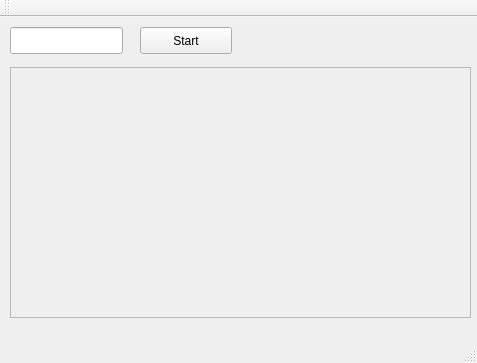
<?xml version="1.0" encoding="UTF-8"?>
<ui version="4.0">
 <class>MainWindow</class>
 <widget class="QMainWindow" name="MainWindow">
  <property name="geometry">
   <rect>
    <x>0</x>
    <y>0</y>
    <width>477</width>
    <height>363</height>
   </rect>
  </property>
  <property name="windowTitle">
   <string>MainWindow</string>
  </property>
  <widget class="QWidget" name="centralWidget">
   <widget class="MyLineEdit" name="lineEdit">
    <property name="geometry">
     <rect>
      <x>10</x>
      <y>10</y>
      <width>113</width>
      <height>27</height>
     </rect>
    </property>
   </widget>
   <widget class="MyFrame" name="frame">
    <property name="geometry">
     <rect>
      <x>10</x>
      <y>50</y>
      <width>461</width>
      <height>251</height>
     </rect>
    </property>
    <property name="frameShape">
     <enum>QFrame::StyledPanel</enum>
    </property>
    <property name="frameShadow">
     <enum>QFrame::Raised</enum>
    </property>
   </widget>
   <widget class="QPushButton" name="pushButton">
    <property name="geometry">
     <rect>
      <x>140</x>
      <y>10</y>
      <width>92</width>
      <height>27</height>
     </rect>
    </property>
    <property name="text">
     <string>Start</string>
    </property>
   </widget>
  </widget>
  <widget class="QMenuBar" name="menuBar">
   <property name="geometry">
    <rect>
     <x>0</x>
     <y>0</y>
     <width>477</width>
     <height>25</height>
    </rect>
   </property>
  </widget>
  <widget class="QToolBar" name="mainToolBar">
   <attribute name="toolBarArea">
    <enum>TopToolBarArea</enum>
   </attribute>
   <attribute name="toolBarBreak">
    <bool>false</bool>
   </attribute>
  </widget>
  <widget class="QStatusBar" name="statusBar"/>
 </widget>
 <layoutdefault spacing="6" margin="11"/>
 <customwidgets>
  <customwidget>
   <class>MyLineEdit</class>
   <extends>QLineEdit</extends>
   <header>MyLineEdit.h</header>
  </customwidget>
  <customwidget>
   <class>MyFrame</class>
   <extends>QFrame</extends>
   <header>MyFrame.h</header>
   <container>1</container>
  </customwidget>
 </customwidgets>
 <resources/>
 <connections/>
</ui>
